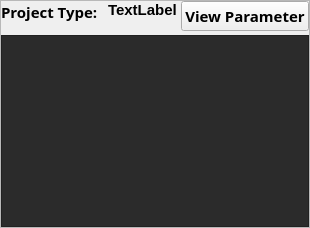
    <widget class="QFrame" name="frame">
     <property name="frameShape">
      <enum>QFrame::StyledPanel</enum>
     </property>
     <property name="frameShadow">
      <enum>QFrame::Raised</enum>
     </property>
     <layout class="QVBoxLayout" name="verticalLayout">
      <property name="spacing">
       <number>4</number>
      </property>
      <property name="leftMargin">
       <number>0</number>
      </property>
      <property name="topMargin">
       <number>0</number>
      </property>
      <property name="rightMargin">
       <number>0</number>
      </property>
      <property name="bottomMargin">
       <number>0</number>
      </property>
      <item>
       <layout class="QHBoxLayout" name="horizontalLayout_2">
        <item>
         <layout class="QHBoxLayout" name="horizontalLayout">
          <property name="spacing">
           <number>6</number>
          </property>
          <item alignment="Qt::AlignTop">
           <widget class="QLabel" name="label">
            <property name="font">
             <font>
              <family>Arial Black</family>
              <pointsize>11</pointsize>
              <weight>75</weight>
              <bold>true</bold>
             </font>
            </property>
            <property name="text">
             <string>Project Type: </string>
            </property>
           </widget>
          </item>
          <item alignment="Qt::AlignTop">
           <widget class="QLabel" name="labelBagName">
            <property name="sizePolicy">
             <sizepolicy hsizetype="Expanding" vsizetype="Preferred">
              <horstretch>0</horstretch>
              <verstretch>0</verstretch>
             </sizepolicy>
            </property>
            <property name="font">
             <font>
              <family>Arial</family>
              <pointsize>11</pointsize>
              <weight>75</weight>
              <bold>true</bold>
             </font>
            </property>
            <property name="text">
             <string>TextLabel</string>
            </property>
           </widget>
          </item>
         </layout>
        </item>
        <item alignment="Qt::AlignRight|Qt::AlignTop">
         <widget class="QPushButton" name="btnParam">
          <property name="font">
           <font>
            <family>Arial Black</family>
            <pointsize>11</pointsize>
            <weight>75</weight>
            <bold>true</bold>
           </font>
          </property>
          <property name="text">
           <string>View Parameter</string>
          </property>
         </widget>
        </item>
       </layout>
      </item>
      <item>
       <widget class="QListWidget" name="listWidget">
        <property name="sizePolicy">
         <sizepolicy hsizetype="Preferred" vsizetype="Expanding">
          <horstretch>0</horstretch>
          <verstretch>0</verstretch>
         </sizepolicy>
        </property>
        <property name="minimumSize">
         <size>
          <width>0</width>
          <height>110</height>
         </size>
        </property>
        <property name="maximumSize">
         <size>
          <width>16777215</width>
          <height>16777215</height>
         </size>
        </property>
        <property name="font">
         <font>
          <pointsize>11</pointsize>
         </font>
        </property>
        <property name="styleSheet">
         <string notr="true">QListWidget{background-color:#2b2b2b;
color:#d9d7d7}</string>
        </property>
       </widget>
      </item>
     </layout>
    </widget>
